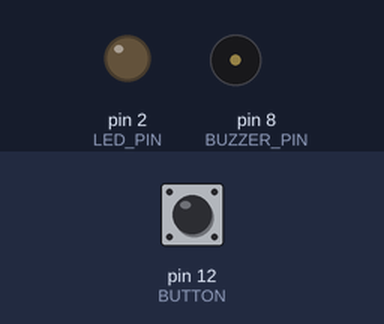
Recording of a sketch running on a simulated Arduino Uno, built with avr-gcc and run on an emulated ATmega328P. Shown: output pins drawn as LEDs (lit = HIGH), buzzer (waves = sounding). The inputs (shaded band) are chosen by the test bench; at power-on: pin 12 (BUTTON) HIGH.

Above: at 1.2 s.
1.3 s: pin 12 (BUTTON) pulled LOW for 0.15 s
At 3.5 s:
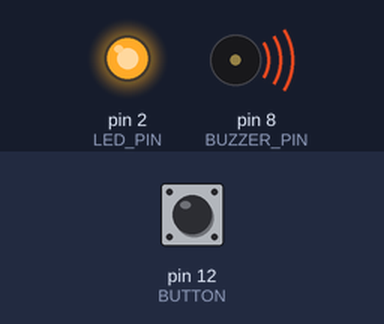
Timing chart, 0 to 10.4 s (numbered marks = the images above; inputs shaded):
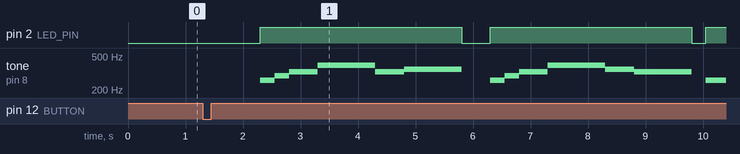

The sketch:

asa-branca.ino
```cpp
const int BUTTON = 12;
const int BUZZER_PIN = 8;
const int LED_PIN = 2;

// Frequência de cada nota musical
const int C = 261; // Dó
const int D = 293; // Ré
const int E = 329; // Mi
const int F = 349; // Fá
const int G = 391; // Sol
const int A = 440; // Lá
const int B = 493; // Si

// Vetores que compõem a música
int music[] = {C, D, E, G, G, E, F, F, 0, C, D, E, G, G, F, E, 0, C, C, D, E, G, 0, G, F, E, C, F, 0,
               F, E, D, D, E, 0, D, D, C, C, 0};

int tempos[] = {4, 4, 2, 2, 2, 2, 2, 2, 2, 4, 4, 2, 2, 2, 2, 1, 4, 4, 4, 4, 2, 2, 4, 4, 4, 4, 2, 2, 4,
                4, 4, 4, 2, 2, 4, 4, 4, 4, 1, 6};

// Variáveis e constantes úteis
const int tempo = 1000;
int tamanho = 0;
bool parada;


// Função que inicia a música
void iniciarMusica() {
  for (int i = 0; i < tamanho; i++) {
    if (music[i] == 0) {
      noTone(BUZZER_PIN);
      digitalWrite(LED_PIN, LOW);

    } else {
      tone(BUZZER_PIN, music[i]);
      digitalWrite(LED_PIN, HIGH);

    }

    delay(tempos[i]);

    if (digitalRead(BUTTON) == LOW) {
      pararMusica();    // A música pode parar em qualquer momento
      break;
    }
  }

}

// Função que encerra a música e desliga o LED
void pararMusica() {
  noTone(BUZZER_PIN);
  digitalWrite(LED_PIN, LOW);
  parada = true;

}

void setup() {
  pinMode(BUTTON, INPUT_PULLUP);
  pinMode(BUZZER_PIN, OUTPUT);
  pinMode(LED_PIN, OUTPUT);

  tamanho = sizeof(music) / sizeof(music[0]);

  for (int i = 0; i < tamanho; i++)
    tempos[i] = tempo/tempos[i];

}

void loop() {
  parada = false;

  if (digitalRead(BUTTON) == LOW) {
    delay(1000);

    while (true) {
      iniciarMusica();
      delay(500);

      if (parada)
        break;
    }
  }

}
```

Measured:
- after the input at 1.3 s, pin 2 (LED_PIN): goes HIGH 3.5 s, LOW 0.50 s, HIGH 3.5 s, LOW 0.25 s, then HIGH, starting after 1.0 s; tone on pin 8 (BUZZER_PIN): plays 261 Hz for 0.25 s, 293 Hz for 0.25 s, 329 Hz for 0.50 s, 391 Hz for 1.0 s, 329 Hz for 0.50 s, 349 Hz for 1.0 s … (13 notes in this stretch), starting after 1.0 s
